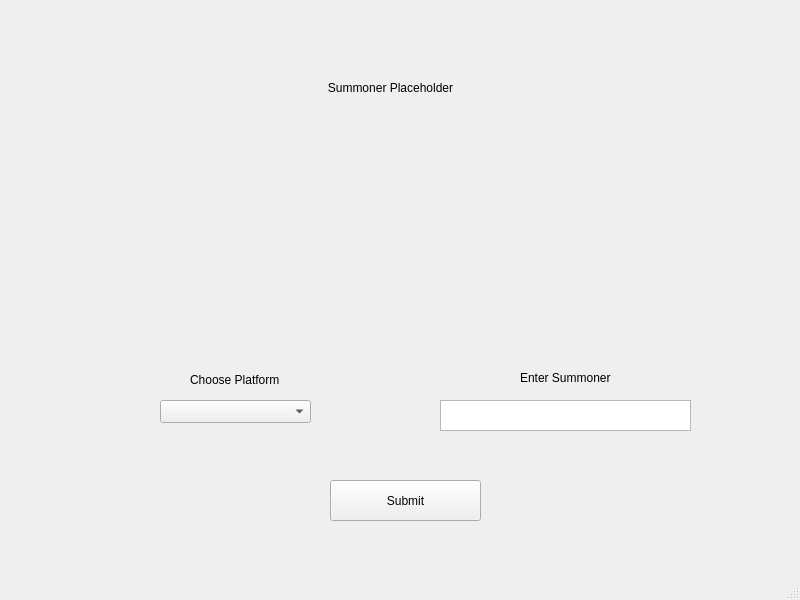
<?xml version="1.0" encoding="UTF-8"?>
<ui version="4.0">
 <class>SummonerProfile</class>
 <widget class="QMainWindow" name="SummonerProfile">
  <property name="geometry">
   <rect>
    <x>0</x>
    <y>0</y>
    <width>800</width>
    <height>600</height>
   </rect>
  </property>
  <property name="windowTitle">
   <string>MainWindow</string>
  </property>
  <widget class="QWidget" name="centralwidget">
   <widget class="QLabel" name="enter_summoner_label">
    <property name="geometry">
     <rect>
      <x>520</x>
      <y>370</y>
      <width>111</width>
      <height>16</height>
     </rect>
    </property>
    <property name="text">
     <string>Enter Summoner</string>
    </property>
   </widget>
   <widget class="QTextEdit" name="summoner_input">
    <property name="geometry">
     <rect>
      <x>440</x>
      <y>400</y>
      <width>251</width>
      <height>31</height>
     </rect>
    </property>
   </widget>
   <widget class="QComboBox" name="platform_input">
    <property name="geometry">
     <rect>
      <x>160</x>
      <y>400</y>
      <width>151</width>
      <height>23</height>
     </rect>
    </property>
   </widget>
   <widget class="QLabel" name="choose_platform_label">
    <property name="geometry">
     <rect>
      <x>190</x>
      <y>370</y>
      <width>121</width>
      <height>20</height>
     </rect>
    </property>
    <property name="text">
     <string>Choose Platform</string>
    </property>
   </widget>
   <widget class="QPushButton" name="submit_button">
    <property name="geometry">
     <rect>
      <x>330</x>
      <y>480</y>
      <width>151</width>
      <height>41</height>
     </rect>
    </property>
    <property name="text">
     <string>Submit</string>
    </property>
   </widget>
   <widget class="QLabel" name="summoner_display">
    <property name="geometry">
     <rect>
      <x>210</x>
      <y>80</y>
      <width>361</width>
      <height>16</height>
     </rect>
    </property>
    <property name="text">
     <string>Summoner Placeholder</string>
    </property>
    <property name="alignment">
     <set>Qt::AlignCenter</set>
    </property>
   </widget>
   <widget class="QLabel" name="rankImage">
    <property name="geometry">
     <rect>
      <x>360</x>
      <y>200</y>
      <width>45</width>
      <height>15</height>
     </rect>
    </property>
    <property name="text">
     <string/>
    </property>
   </widget>
  </widget>
  <widget class="QMenuBar" name="menubar">
   <property name="geometry">
    <rect>
     <x>0</x>
     <y>0</y>
     <width>800</width>
     <height>20</height>
    </rect>
   </property>
  </widget>
  <widget class="QStatusBar" name="statusbar"/>
 </widget>
 <resources/>
 <connections/>
</ui>
